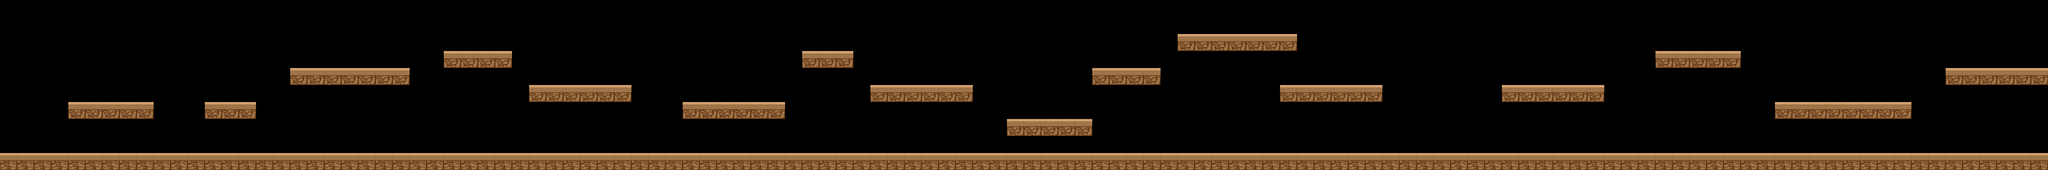

Tiled map render using the project's own tile images. Description and the map definition, with tile-layer contents summarised, below:
An orthogonal 120x10 tile map with 64x64 px tiles, 1 tile layer (platform), 2 hidden layers not drawn, 2 tilesets and 2 objects (endPoint, startPoint).

<map version="1.2" tiledversion="1.3.1" orientation="orthogonal" renderorder="right-down" compressionlevel="0" width="120" height="10" tilewidth="64" tileheight="64" infinite="0" nextlayerid="15" nextobjectid="3">
 <editorsettings>
  <export target="level3.json" format="json" />
 </editorsettings>
 <tileset firstgid="1" name="collectibles" tilewidth="64" tileheight="64" tilecount="2" columns="1">
  <image source="collectibles.png" width="64" height="128" />
 </tileset>
 <tileset firstgid="3" name="platform64x64" tilewidth="64" tileheight="64" tilecount="20" columns="4">
  <image source="platform64x64.png" width="256" height="320" />
  <tile id="0">
   <properties>
    <property name="grass" type="bool" value="true" />
   </properties>
  </tile>
  <tile id="1">
   <properties>
    <property name="desert" type="bool" value="true" />
   </properties>
  </tile>
  <tile id="2">
   <properties>
    <property name="desert" type="bool" value="true" />
   </properties>
  </tile>
  <tile id="4">
   <properties>
    <property name="desert" type="bool" value="true" />
   </properties>
  </tile>
  <tile id="5">
   <properties>
    <property name="desert" type="bool" value="true" />
   </properties>
  </tile>
  <tile id="6">
   <properties>
    <property name="grass" type="bool" value="true" />
   </properties>
  </tile>
  <tile id="8">
   <properties>
    <property name="desert" type="bool" value="true" />
   </properties>
  </tile>
  <tile id="9">
   <properties>
    <property name="desert" type="bool" value="true" />
   </properties>
  </tile>
  <tile id="10">
   <properties>
    <property name="desert" type="bool" value="true" />
   </properties>
  </tile>
  <tile id="12">
   <properties>
    <property name="desert" type="bool" value="true" />
   </properties>
  </tile>
 </tileset>
 <layer id="11" name="platform" width="120" height="10">
  <data>[1200 cells, 207 non-empty, 2 distinct tile ids]</data>
 </layer>
 <layer id="12" name="cheese" width="120" height="10" visible="0">
  <data>[1200 cells, 22 non-empty, 1 distinct tile ids]</data>
 </layer>
 <layer id="13" name="lives" width="120" height="10" visible="0">
  <data>[1200 cells, 1 non-empty, 1 distinct tile ids]</data>
 </layer>
 <objectgroup id="14" name="start_end_point">
  <object id="1" name="endPoint" x="7532.31" y="127.14" width="100" height="103" />
  <object id="2" name="startPoint" x="63" y="459.545" width="86" height="70" />
 </objectgroup>
</map>
